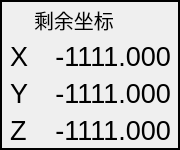
  <widget class="QFrame" name="frame_3">
   <property name="geometry">
    <rect>
     <x>490</x>
     <y>140</y>
     <width>180</width>
     <height>150</height>
    </rect>
   </property>
   <property name="frameShape">
    <enum>QFrame::WinPanel</enum>
   </property>
   <property name="frameShadow">
    <enum>QFrame::Plain</enum>
   </property>
   <property name="lineWidth">
    <number>1</number>
   </property>
   <widget class="QWidget" name="formLayoutWidget_4">
    <property name="geometry">
     <rect>
      <x>0</x>
      <y>0</y>
      <width>181</width>
      <height>151</height>
     </rect>
    </property>
    <layout class="QFormLayout" name="formLayout_4">
     <property name="leftMargin">
      <number>10</number>
     </property>
     <property name="topMargin">
      <number>5</number>
     </property>
     <property name="rightMargin">
      <number>10</number>
     </property>
     <item row="1" column="0">
      <widget class="QLabel" name="label_relx">
       <property name="font">
        <font>
         <pointsize>20</pointsize>
        </font>
       </property>
       <property name="text">
        <string>X</string>
       </property>
      </widget>
     </item>
     <item row="2" column="0">
      <widget class="QLabel" name="label_rely">
       <property name="font">
        <font>
         <pointsize>20</pointsize>
        </font>
       </property>
       <property name="text">
        <string>Y</string>
       </property>
      </widget>
     </item>
     <item row="3" column="0">
      <widget class="QLabel" name="label_relz">
       <property name="font">
        <font>
         <pointsize>20</pointsize>
        </font>
       </property>
       <property name="text">
        <string>Z</string>
       </property>
      </widget>
     </item>
     <item row="0" column="1">
      <widget class="QLabel" name="label_relt">
       <property name="font">
        <font>
         <family>SparkFont</family>
         <pointsize>15</pointsize>
        </font>
       </property>
       <property name="text">
        <string>剩余坐标</string>
       </property>
      </widget>
     </item>
     <item row="1" column="1">
      <widget class="QLabel" name="label_rex">
       <property name="palette">
        <palette>
         <active>
          <colorrole role="WindowText">
           <brush brushstyle="SolidPattern">
            <color alpha="255">
             <red>0</red>
             <green>85</green>
             <blue>255</blue>
            </color>
           </brush>
          </colorrole>
         </active>
         <inactive>
          <colorrole role="WindowText">
           <brush brushstyle="SolidPattern">
            <color alpha="255">
             <red>0</red>
             <green>0</green>
             <blue>0</blue>
            </color>
           </brush>
          </colorrole>
         </inactive>
         <disabled>
          <colorrole role="WindowText">
           <brush brushstyle="SolidPattern">
            <color alpha="255">
             <red>127</red>
             <green>127</green>
             <blue>127</blue>
            </color>
           </brush>
          </colorrole>
         </disabled>
        </palette>
       </property>
       <property name="font">
        <font>
         <pointsize>20</pointsize>
        </font>
       </property>
       <property name="text">
        <string>-1111.000</string>
       </property>
       <property name="alignment">
        <set>Qt::AlignRight|Qt::AlignTrailing|Qt::AlignVCenter</set>
       </property>
       <property name="margin">
        <number>0</number>
       </property>
      </widget>
     </item>
     <item row="2" column="1">
      <widget class="QLabel" name="label_rey">
       <property name="palette">
        <palette>
         <active>
          <colorrole role="WindowText">
           <brush brushstyle="SolidPattern">
            <color alpha="255">
             <red>0</red>
             <green>85</green>
             <blue>255</blue>
            </color>
           </brush>
          </colorrole>
         </active>
         <inactive>
          <colorrole role="WindowText">
           <brush brushstyle="SolidPattern">
            <color alpha="255">
             <red>0</red>
             <green>0</green>
             <blue>0</blue>
            </color>
           </brush>
          </colorrole>
         </inactive>
         <disabled>
          <colorrole role="WindowText">
           <brush brushstyle="SolidPattern">
            <color alpha="255">
             <red>127</red>
             <green>127</green>
             <blue>127</blue>
            </color>
           </brush>
          </colorrole>
         </disabled>
        </palette>
       </property>
       <property name="font">
        <font>
         <pointsize>20</pointsize>
        </font>
       </property>
       <property name="text">
        <string>-1111.000</string>
       </property>
       <property name="alignment">
        <set>Qt::AlignRight|Qt::AlignTrailing|Qt::AlignVCenter</set>
       </property>
       <property name="margin">
        <number>0</number>
       </property>
      </widget>
     </item>
     <item row="3" column="1">
      <widget class="QLabel" name="label_rez">
       <property name="palette">
        <palette>
         <active>
          <colorrole role="WindowText">
           <brush brushstyle="SolidPattern">
            <color alpha="255">
             <red>0</red>
             <green>85</green>
             <blue>255</blue>
            </color>
           </brush>
          </colorrole>
         </active>
         <inactive>
          <colorrole role="WindowText">
           <brush brushstyle="SolidPattern">
            <color alpha="255">
             <red>0</red>
             <green>0</green>
             <blue>0</blue>
            </color>
           </brush>
          </colorrole>
         </inactive>
         <disabled>
          <colorrole role="WindowText">
           <brush brushstyle="SolidPattern">
            <color alpha="255">
             <red>127</red>
             <green>127</green>
             <blue>127</blue>
            </color>
           </brush>
          </colorrole>
         </disabled>
        </palette>
       </property>
       <property name="font">
        <font>
         <pointsize>20</pointsize>
        </font>
       </property>
       <property name="text">
        <string>-1111.000</string>
       </property>
       <property name="alignment">
        <set>Qt::AlignRight|Qt::AlignTrailing|Qt::AlignVCenter</set>
       </property>
       <property name="margin">
        <number>0</number>
       </property>
      </widget>
     </item>
    </layout>
   </widget>
  </widget>
